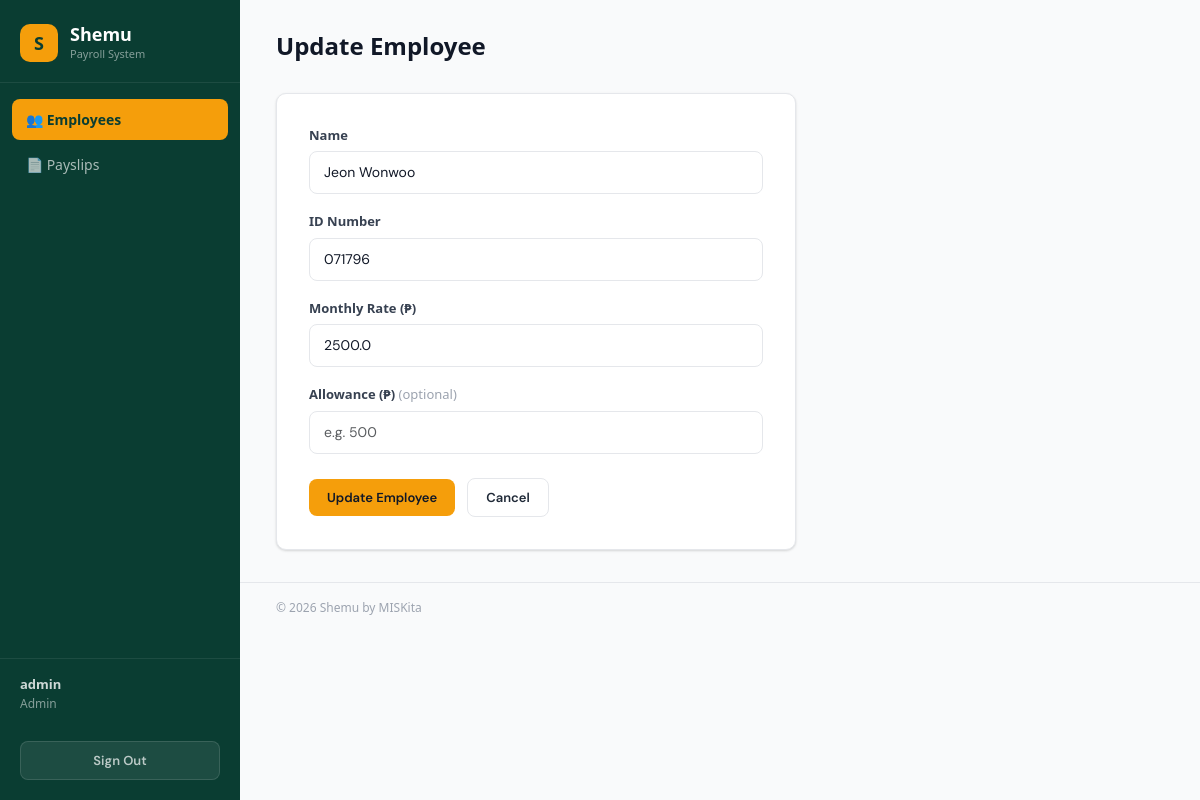
Screenshot of /employees/1/edit/ (signed in) with the database file from the repository.
### payroll_app/models.py (models this page shows, shortened)
class Employee(models.Model):
    name         = models.CharField(max_length=200)
    id_number    = models.CharField(max_length=100, unique=True)
    rate         = models.FloatField()
    overtime_pay = models.FloatField(null=True, blank=True)
    allowance    = models.FloatField(null=True, blank=True)

### payroll_app/views.py (the view, shortened to what this page needs)
# urls.py: path("employees/<int:pk>/edit/", views.employee_update,
@login_required
def employee_update(request, pk):
    if not _admin_required(request):
        return redirect('payslip_list')
    employee = get_object_or_404(Employee, pk=pk)
    return render(request, 'payroll_app/employee_form.html', {
        'action': 'Update',
        'employee': employee,
        'is_admin': _admin_required(request),
        'form_data': {
            'name':      employee.name,
            'id_number': employee.id_number,
            'rate':      employee.rate,
            'allowance': employee.allowance if employee.allowance else '',
        },
    })

### payroll_app/views.py (called while the page is built)
def _admin_required(request):
    return request.user.is_superuser or request.user.is_staff

### payroll_app/templates/payroll_app/employee_form.html (shortened to what this page needs)
{% extends 'payroll_app/base.html' %}
{% block content %}
<div class="page-header">
  <h1>{{ action }} Employee</h1>
</div>
<div class="page-content">
  <div class="form-wrap">
    <form method="post">
      <div class="form-group">
        <label>Name</label>
        <input class="form-control" type="text" name="name"
               value="{{ form_data.name|default:'' }}" placeholder="Full name" required>
      </div>
      <div class="form-group">
        <label>ID Number</label>
        <input class="form-control" type="text" name="id_number"
               value="{{ form_data.id_number|default:'' }}" placeholder="e.g. 150726" required>
      </div>
      <div class="form-group">
        <label>Monthly Rate (₱)</label>
        <input class="form-control" type="number" name="rate" step="0.01"
               value="{{ form_data.rate|default:'' }}" placeholder="e.g. 25000" required>
      </div>
      <div class="form-group">
        <label>Allowance (₱) <span>(optional)</span></label>
        <input class="form-control" type="number" name="allowance" step="0.01"
               value="{{ form_data.allowance|default:'' }}" placeholder="e.g. 500">
      </div>
      <div class="form-actions">
        <button class="btn btn-primary" type="submit">{{ action }} Employee</button>
        <a class="btn btn-outline" href="{% url 'employee_list' %}">Cancel</a>
      </div>
    </form>
  </div>
</div>
{% endblock %}

### payroll_app/templates/payroll_app/base.html (shortened to what this page needs)
{% load static %}
<!DOCTYPE html>
<html lang="en">
<head>
  <link href="https://cdn.jsdelivr.net/npm/bootstrap@5.3.0/dist/css/bootstrap.min.css" rel="stylesheet">
  <link rel="stylesheet" href="{% static 'payroll_app/css/style.css' %}">
</head>
<body>
<div class="layout">
  <aside class="sidebar">
    <div class="sidebar-brand">
      <div class="brand-logo">S</div>
      <div>
        <h1>Shemu</h1>
        <p>Payroll System</p>
      </div>
    </div>
    <nav class="sidebar-nav">
      {% if is_admin %}
      <a href="{% url 'employee_list' %}"
         class="{% if request.resolver_match.url_name == 'employee_list' or request.resolver_match.url_name == 'employee_create' or request.resolver_match.url_name == 'employee_update' %}active{% endif %}">
        👥 Employees
      </a>
      {% endif %}
      <a href="{% url 'payslip_list' %}"
         class="{% if request.resolver_match.url_name == 'payslip_list' or request.resolver_match.url_name == 'payslip_view' %}active{% endif %}">
        📄 Payslips
      </a>
    </nav>
    {% if user.is_authenticated %}
    <div class="sidebar-user">
      <strong>{{ user.username }}</strong>
      {% if is_admin %}Admin{% else %}Employee{% endif %}
    </div>
    {% endif %}
    <form method="post" action="{% url 'logout' %}" class="sidebar-logout">
      <button type="submit">Sign Out</button>
    </form>
  </aside>
  <main class="main">
    <section class="content-body">
      {% block content %}{% endblock %}
    </section>
    <footer class="site-footer">© 2026 Shemu by MISKita</footer>
  </main>
</div>
</body>
</html>

### payroll_app/static/payroll_app/css/style.css (style rules this page uses)
:root { --teal-900: #0a3d32; --teal-800: #0f5c4a; --teal-700: #167a61; --teal-600: #1a9979; --teal-500: #20b891; --teal-100: #d0f0e8; --teal-50: #f0faf6; --amber-500: #f59e0b; --amber-600: #d97706; --amber-400: #fbbf24; --amber-100: #fef3c7; --gray-900: #111827; --gray-800: #1f2937; --gray-600: #4b5563; --gray-400: #9ca3af; --gray-200: #e5e7eb; --gray-100: #f3f4f6; --gray-50: #f9fafb; --danger: #ef4444; --danger-bg: #fee2e2; --shadow: 0 1px 3px rgba(0,0,0,.10), 0 1px 2px rgba(0,0,0,.06); --shadow-md: 0 4px 6px rgba(0,0,0,.07), 0 2px 4px rgba(0,0,0,.05); --radius: 10px; --sidebar-w: 240px; font-family: 'DM Sans', sans-serif; }
*, *::before, *::after { box-sizing: border-box; margin: 0; padding: 0; }
body { background: var(--gray-50); color: var(--gray-800); font-size: 14px; line-height: 1.5; overflow-x: hidden; }
a { text-decoration: none; color: inherit; }
.layout { display: flex; min-height: 100vh; }
.sidebar { width: var(--sidebar-w); background: var(--teal-900); position: fixed; top: 0; left: 0; bottom: 0; display: flex; flex-direction: column; z-index: 100; }
.sidebar-brand { display: flex; align-items: center; gap: 12px; padding: 24px 20px 20px; border-bottom: 1px solid rgba(255,255,255,.08); }
.brand-logo { width: 38px; height: 38px; background: var(--amber-500); border-radius: 10px; display: flex; align-items: center; justify-content: center; font-weight: 700; font-size: 18px; color: var(--teal-900); flex-shrink: 0; }
.sidebar-brand h1 { font-size: 18px; font-weight: 700; color: #fff; margin: 0; }
.sidebar-brand p { font-size: 11px; color: rgba(255,255,255,.5); margin: 0; }
.sidebar-nav { flex: 1; padding: 16px 12px; display: flex; flex-direction: column; gap: 4px; }
.sidebar-nav a { display: flex; align-items: center; gap: 10px; padding: 10px 14px; border-radius: 8px; color: rgba(255,255,255,.65); font-weight: 500; font-size: 14px; transition: background .15s, color .15s; }
.sidebar-nav a.active { background: var(--amber-500); color: var(--teal-900); font-weight: 700; }
.sidebar-user { padding: 16px 20px; border-top: 1px solid rgba(255,255,255,.08); font-size: 12px; color: rgba(255,255,255,.5); }
.sidebar-user strong { display: block; color: rgba(255,255,255,.8); font-size: 13px; }
.sidebar-logout { padding: 12px 20px 20px; }
.sidebar-logout button { width: 100%; padding: 9px; background: rgba(255,255,255,.08); border: 1px solid rgba(255,255,255,.12); border-radius: 8px; color: rgba(255,255,255,.7); font-size: 13px; font-weight: 600; cursor: pointer; transition: background .15s; font-family: 'DM Sans', sans-serif; }
.main { margin-left: var(--sidebar-w); flex: 1; display: flex; flex-direction: column; min-height: 100vh; }
.page-header { padding: 32px 36px 0; display: flex; align-items: center; justify-content: space-between; flex-wrap: wrap; gap: 12px; }
.page-header h1 { font-size: 24px; font-weight: 700; color: var(--gray-900); }
.page-content { padding: 24px 36px 32px; flex: 1; }
.site-footer { padding: 16px 36px; font-size: 12px; color: var(--gray-400); border-top: 1px solid var(--gray-200); }
.btn { display: inline-flex; align-items: center; gap: 6px; padding: 9px 18px; border-radius: 8px; font-weight: 600; font-size: 13px; cursor: pointer; border: none; transition: opacity .15s, transform .1s; font-family: 'DM Sans', sans-serif; text-decoration: none; }
.btn-primary { background: var(--amber-500); color: var(--gray-900); }
.btn-outline { background: transparent; border: 1px solid var(--gray-200); color: var(--gray-800); }
.form-wrap { max-width: 520px; background: #fff; border: 1px solid var(--gray-200); border-radius: var(--radius); padding: 32px; box-shadow: var(--shadow); }
.form-group { margin-bottom: 18px; }
.form-group label { display: block; font-size: 13px; font-weight: 600; color: var(--gray-700, #374151); margin-bottom: 6px; }
.form-group label span { font-weight: 400; color: var(--gray-400); }
.form-control { width: 100%; padding: 10px 14px; border: 1px solid var(--gray-200); border-radius: 8px; font-size: 14px; font-family: 'DM Sans', sans-serif; color: var(--gray-900); background: #fff; transition: border-color .15s, box-shadow .15s; }
.form-actions { display: flex; align-items: center; gap: 12px; margin-top: 24px; }

### rows the page displays
Employee: name "Jeon Wonwoo", id_number "071796", rate "2500.0"

### other values shown
{{ user.username }} "admin"
{{ action }} "Update"
